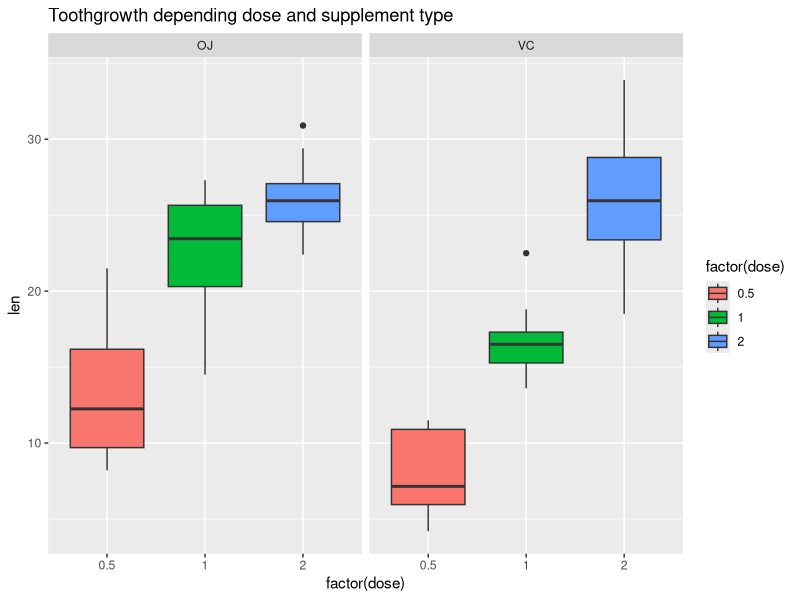

Generate this figure with R: (Note: this script raises an error after producing the figure.)
## ---- chunk 1
library(datasets)
data(ToothGrowth)
## ---- chunk 2
library(ggplot2)
ggplot(ToothGrowth, aes(x=factor(dose), y=len, fill=factor(dose)))+geom_boxplot()+facet_grid(.~supp)+labs(title="Toothgrowth depending dose and supplement type")
## ---- chunk 3
oj_df=(subset(ToothGrowth,supp=='OJ')[c(1,3)]) # Orange Juice
sd(oj_df$len)
mean(oj_df$len)
vc_df=(subset(ToothGrowth,supp=='VC')[c(1,3)]) # Vitamin C

sd(vc_df$len)
mean(vc_df$len)
## ---- chunk 4
D05  <-  subset(ToothGrowth,dose==.5)
D1  <-  subset(ToothGrowth,dose==1)
D2  <-  subset(ToothGrowth,dose==2)
# number observation in each group:
table(ToothGrowth$supp,ToothGrowth$dose)
## ---- chunk 5
T05 <- t.test(len~supp,paired=FALSE,var.equal=FALSE,data=D05)
T1 <- t.test(len~supp,paired=FALSE,var.equal=FALSE,data=D1)
T2 <- t.test(len~supp,paired=FALSE,var.equal=FALSE,data=D2)
## ---- chunk 6
T05$conf.int
T1$conf.int
T2$conf.int

